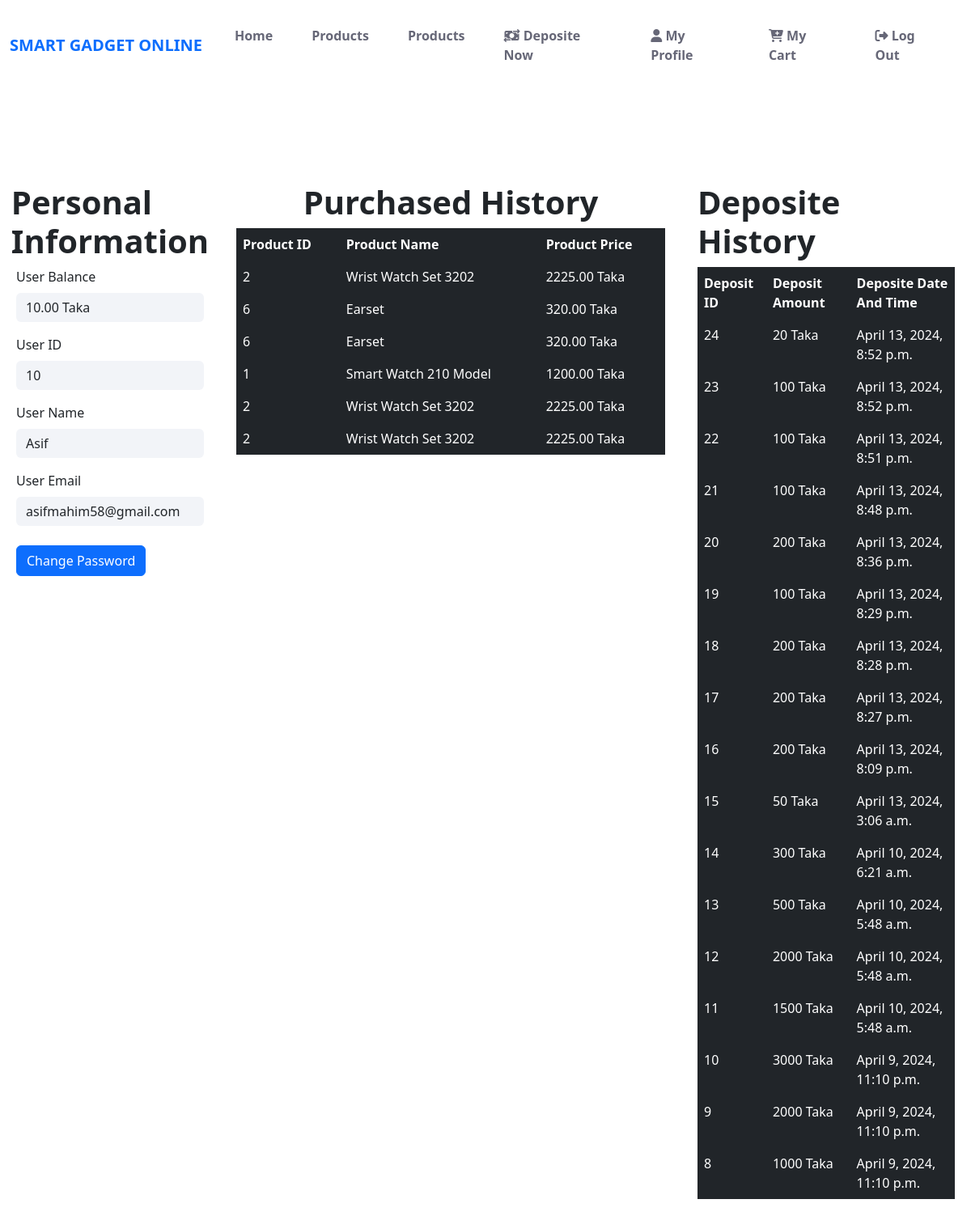
Screenshot of /Accounts/profile/ (signed in) with the database file from the repository.
### balance/models.py (models this page shows, shortened)
class Balance(models.Model):
    user = models.OneToOneField(User, on_delete=models.CASCADE)
    balance = models.DecimalField(max_digits=12, decimal_places=2, default=0)

### purchased_product/models.py (models this page shows, shortened)
class Purchased_Product(models.Model):
    user = models.ForeignKey(User, on_delete=models.CASCADE)
    product = models.ForeignKey(product_info, on_delete=models.CASCADE)
    date_time = models.DateTimeField(auto_now_add=True)

### product/models.py (models this page shows, shortened)
class product_info(models.Model):
    name = models.CharField(max_length=200)
    image = models.ImageField(upload_to="product/images/")
    details = models.TextField(max_length=500)
    category = models.ManyToManyField(Product_Category)
    price = models.DecimalField(max_digits=10, decimal_places=2, default=None)
    delevary_charge = models.DecimalField(
        blank=True, null=True, max_digits=10, decimal_places=2, default=0
    )
    discount = models.DecimalField(
        blank=True,
        null=True,
        max_digits=10,
        decimal_places=2,
        default=0,
        help_text="In Percentage",
    )
    total_available_quantity = models.CharField(max_length=5000)

### deposite/models.py (models this page shows, shortened)
class Deposit(models.Model):
    user = models.ForeignKey(User, on_delete=models.CASCADE)
    deposit_amount = models.CharField(max_length=20)
    date_time_field = models.DateTimeField(blank=True, null=True, auto_now_add=True)

### Accounts/views.py (the view)
# urls.py: path("profile/", views.profile, name="profile"),
def profile(request):
    user = request.user
    depo_hist = Deposit.objects.filter(user=user).order_by("-date_time_field")
    total_depo = Deposit.objects.filter(user=user).count()
    balance = Balance.objects.get(user=user).balance
    purchased_product = Purchased_Product.objects.filter(user=user)
    return render(
        request,
        "profile.html",
        {
            "user": user,
            "dipos": depo_hist,
            "bal": balance,
            "prods": purchased_product,
            "total_depo": total_depo,
        },
    )

### Accounts/templates/profile.html (shortened to what this page needs)
{% extends "base.html" %} {%load static%} {%block stylelink%}
<link rel="stylesheet" href="{% static 'css/profile.css' %}" />
{%endblock%} {%block content%}
<div class="profile_container">
  <div class="info_skills">
    <div class="info_box">
      <h3 class="sec_title">Personal Information</h3>
      <div class="mb-3">
        <label for="exampleFormControlInput1" class="form-label">User Balance</label>
        <input
          type="text"
          class="form-control form_box"
          id="exampleFormControlInput1"
          placeholder="name@example.com"
          value="{{bal}} Taka"
          readonly
        />
      </div>
      <div class="mb-3">
        <label for="exampleFormControlInput1" class="form-label">User ID</label>
        <input
          type="text"
          class="form-control form_box"
          id="exampleFormControlInput1"
          placeholder="name@example.com"
          value="{{user.id}}"
          readonly
        />
      </div>
      <div class="mb-3">
        <label for="exampleFormControlInput1" class="form-label"
          >User Name</label
        >
        <input
          type="email"
          class="form-control form_box"
          id="exampleFormControlInput1"
          placeholder="name@example.com"
          value="{{user.username}}"
          readonly
        />
      </div>
      <div class="mb-3">
        <label for="exampleFormControlInput1" class="form-label"
          >User Email</label
        >
        <input
          type="email"
          class="form-control form_box"
          id="exampleFormControlInput1"
          placeholder="name@example.com"
          value="{{user.email}}"
          readonly
        />
        <a href="" class="btn btn-primary mt-4">Change Password</a>
      </div>
    </div>
    <div class="purchased_history_box">
      <h3 class="sec_title">Purchased History</h3>
      <div class="table-responsive">
        <table class="table table-dark table-borderless">
          <thead>
            <tr>
              <th>Product ID</th>
              <th>Product Name</th>
              <th>Product Price</th>
            </tr>
          </thead>
          <tbody>
            {% for prod in prods %}
              <td>{{ prod.product.id }}</td>
              <td>{{ prod.product.name }}</td>
              <td>{{ prod.product.price }} Taka</td>
            {% endfor %}
          </tbody>
        </table>
      </div>
    </div>
    <div class="depo_history_box">
      <h3 class="sec_title">Deposite History</h3>
      <div class="table-responsive">
        <table class="table table-dark table-borderless">
          <thead>
            <tr>
              <th>Deposit ID</th>
              <th>Deposit Amount</th>
              <th>Deposite Date And Time</th>
            </tr>
          </thead>
          <tbody>
            {%for dipo in dipos%}
            <tr class="dipo-box">
              <td>{{dipo.id}}</td>
              <td>{{dipo.deposit_amount}} Taka</td>
              <td>{{dipo.date_time_field}}</td>
            </tr>
            {%endfor%}
          </tbody>
        </table>
      </div>
    </div>
  </div>
</div>
{%endblock%}

### static/css/nav.css (style rules this page uses)
.sec_title { display: flex; justify-content: center; font-weight: bolder; font-size: 40px; }

### Accounts/static/css/profile.css (style rules this page uses)
.profile_container { margin-top:130px; }
.info_skills { display: flex; justify-content: space-around; margin-top: 50px; gap: 40px; margin-left: 20px; margin-right: 20px }
.info_box { width: 20%; }
.purchased_history_box { width: 50%; }
.depo_history_box { width: 30%; }
.form_box { background-color: #f2f4f8; border: none; }
.sec_title { display: flex; justify-content: center; }

### rows the page displays
Balance: balance "10.00 Taka"
Purchased_Product: product.id "2", product.name "Wrist Watch Set 3202", product.price "2225.00"
Purchased_Product: product.id "6", product.name "Earset", product.price "320.00"
Purchased_Product: product.id "6", product.name "Earset", product.price "320.00"
Purchased_Product: product.id "1", product.name "Smart Watch 210 Model", product.price "1200.00"
Purchased_Product: product.id "2", product.name "Wrist Watch Set 3202", product.price "2225.00"
Purchased_Product: product.id "2", product.name "Wrist Watch Set 3202", product.price "2225.00"
Deposit: id "24", deposit_amount "20", date_time_field "April 13, 2024, 8:52 p.m."
Deposit: id "23", deposit_amount "100", date_time_field "April 13, 2024, 8:52 p.m."
Deposit: id "22", deposit_amount "100", date_time_field "April 13, 2024, 8:51 p.m."
Deposit: id "21", deposit_amount "100", date_time_field "April 13, 2024, 8:48 p.m."
Deposit: id "20", deposit_amount "200", date_time_field "April 13, 2024, 8:36 p.m."
Deposit: id "19", deposit_amount "100", date_time_field "April 13, 2024, 8:29 p.m."
Deposit: id "18", deposit_amount "200", date_time_field "April 13, 2024, 8:28 p.m."
Deposit: id "17", deposit_amount "200", date_time_field "April 13, 2024, 8:27 p.m."
Deposit: id "16", deposit_amount "200", date_time_field "April 13, 2024, 8:09 p.m."
Deposit: id "15", deposit_amount "50", date_time_field "April 13, 2024, 3:06 a.m."
Deposit: id "14", deposit_amount "300", date_time_field "April 10, 2024, 6:21 a.m."
Deposit: id "13", deposit_amount "500", date_time_field "April 10, 2024, 5:48 a.m."
Deposit: id "12", deposit_amount "2000", date_time_field "April 10, 2024, 5:48 a.m."
Deposit: id "11", deposit_amount "1500", date_time_field "April 10, 2024, 5:48 a.m."
Deposit: id "10", deposit_amount "3000", date_time_field "April 9, 2024, 11:10 p.m."
Deposit: id "9", deposit_amount "2000", date_time_field "April 9, 2024, 11:10 p.m."
Deposit: id "8", deposit_amount "1000", date_time_field "April 9, 2024, 11:10 p.m."
